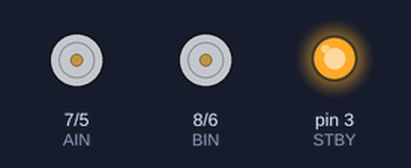
Bench run of a sketch on a simulated Arduino Uno, built with avr-gcc and run on an emulated ATmega328P. Shown: direction and speed pins drawn as motors (green arrow = direction pin HIGH = forward, orange = LOW = backward, longer = more drive, stopped while the standby pin is LOW), output pins drawn as LEDs (lit = HIGH).

Above: at 0.1 s.
At 6.1 s:
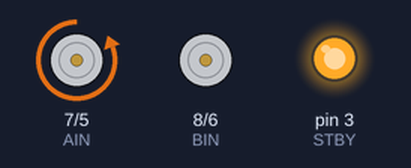
At 10.1 s:
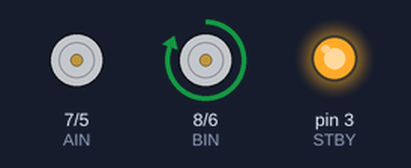
At 19.1 s:
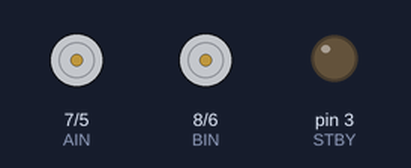
At 26.1 s:
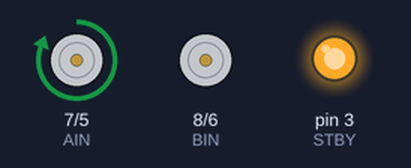
At 38.1 s:
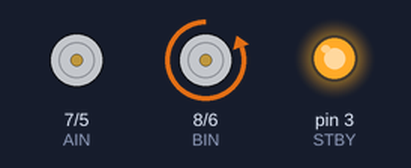
Timing chart, 0 to 39.6 s (numbered marks = the images above):
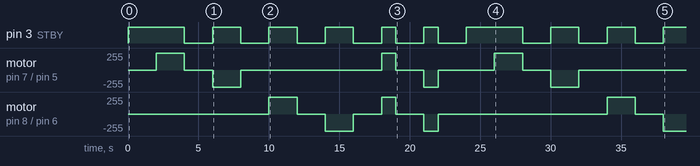

Measured:
- by itself, pin 3 (STBY): HIGH → LOW at 4.0 s, → HIGH 2.0 s later, → LOW 2.0 s later, → HIGH 2.0 s later, … (18 changes in this stretch)
- by itself, motor on pin 7 (AIN) / pin 5 (PWMA): stopped → forward 255/255 at 2.0 s, → stopped 2.0 s later, → backward 255/255 2.0 s later, → stopped 2.0 s later, … (12 changes in this stretch)
- by itself, motor on pin 8 (BIN) / pin 6 (PWMB): stopped → forward 255/255 at 10.0 s, → stopped 2.0 s later, → backward 255/255 2.0 s later, → stopped 2.0 s later, … (11 changes in this stretch)

The sketch:

baseline.ino
```cpp
/*  Code to test the motors on the Elegoo Robot Car 4
    Martin H.
    Southern Illinois University, for Automotive Technologies

    Download, disconnect cable, place on floor with room to drive (about 4 feet clearance in all directions)
    Press the mode button, wait 2 seconds for it to begin


    THIS IS THE BASELINE TO MODIFY AND WORK WITH!!!!!!!!!
*/

// define IO pin
#define PWMA 5    // Controls power to right motor
#define PWMB 6    // Controls power to left motor
#define AIN 7     // Controls direction of right motor, HIGH = FORWARD, LOW = REVERSE
#define BIN 8     // Controls direction of right motor, HIGH = FORWARD, LOW = REVERSE
#define STBY 3    // Place H-Bridge in standby if LOW, Run if HIGH

#define modeSwitch 2 // Mode Switch input
//init the car
void setup() {
  pinMode(PWMA, OUTPUT);     //set IO pin mode OUTPUT
  pinMode(PWMB, OUTPUT);
  pinMode(BIN, OUTPUT);
  pinMode(AIN, OUTPUT);
  pinMode(STBY, OUTPUT);
  digitalWrite(STBY, HIGH);  //Enable Motors to run
  digitalWrite(PWMA, LOW);  // Fully on
 // digitalWrite(PWMA, HIGH);  // Fully on
}

//main loop
void loop() {
  //while (digitalRead(modeSwitch) == 1)  // wait for mode switch to be pressed (go to 0)
   // ;  // Do nothing

  delay(2000);

  // RIGHT WHEELS
  // Drive Right Wheels forward for 2 second
  digitalWrite(AIN, HIGH);    // Forward direction
  digitalWrite(PWMA, HIGH);   // Full power
  delay(2000);              //delay 2000mS

  // Stop for 2 seconds
  stopTime(2000);

  // Drive Right Wheels Backwards for 2 second
  digitalWrite(AIN, LOW);    // Backwards direction
  digitalWrite(PWMA, HIGH);   // Full power
  delay(2000);              //delay 2000mS

  // Stop for 2 seconds
  stopTime(2000);

  // Turn off Right Motor's Power
  digitalWrite(PWMA, LOW);

  // DRIVE LEFT WHEELS
  // Drive LEFT Wheels forward for 2 second
  digitalWrite(BIN, HIGH);    // Forward direction
  digitalWrite(PWMB, HIGH);   // Full power
  delay(2000);              //delay 2000mS

  // Stop for 2 seconds
  stopTime(2000);

  // Drive Left Wheels Backwards for 2 second
  digitalWrite(BIN, LOW);    // Forward direction
  digitalWrite(PWMB, HIGH);   // Full power
  delay(2000);              //delay 2000mS

  // Stop for 2 seconds
  stopTime(2000);

  // Drive car Forward for 1 second
  digitalWrite(AIN, HIGH);    // Forward direction on Right
  digitalWrite(BIN, HIGH);    // Forward direction on Left
  digitalWrite(PWMA, HIGH);   // Full power on Right
  digitalWrite(PWMB, HIGH);   // Full power on Left
  delay(1000);              //delay 2000mS

  // stop for 2 seconds
  stopTime(2000);

  // Drive car Backwards for 1 second1
  digitalWrite(AIN, LOW);    // Reverse direction on Right
  digitalWrite(BIN, LOW);    // Reverse direction on Left
  delay(1000);

  // stop for 2 seconds
  stopTime(2000);

  // All motor power off
  digitalWrite(PWMA, LOW);   // No power on Right
  digitalWrite(PWMB, LOW);   // No power on Left
}

// Function - accepts the time in milli-Seconds to go into standby for
void stopTime(int mS){
  digitalWrite(STBY, LOW);   // Go into standby
  delay(mS);                //  Wait defined time
  digitalWrite(STBY, HIGH);  //  Come out of standby
}
```
